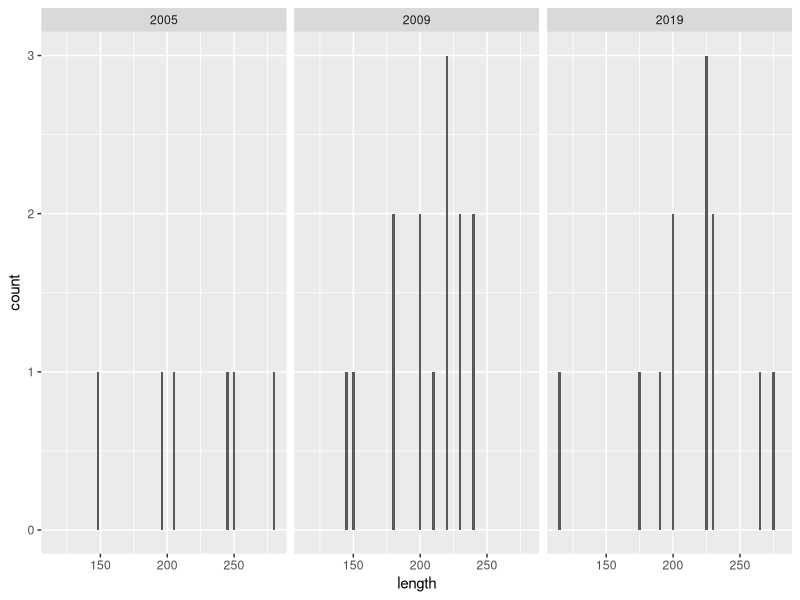
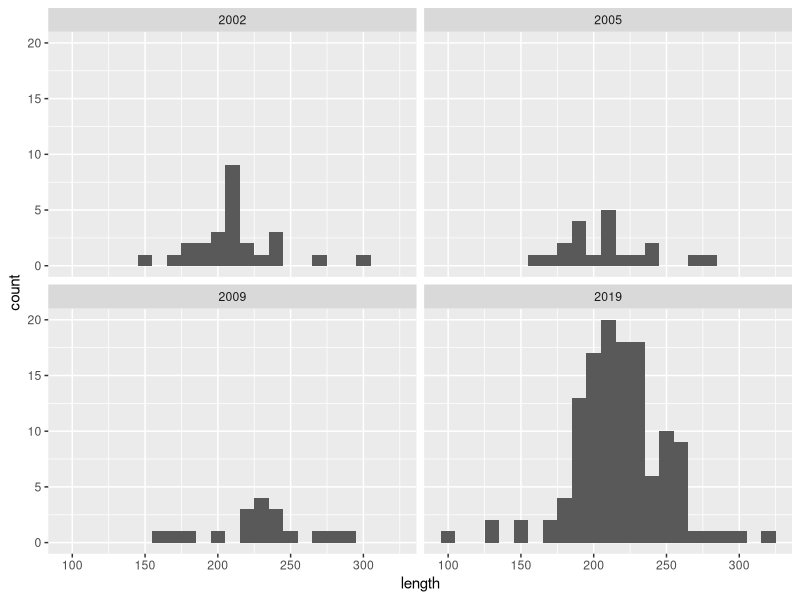
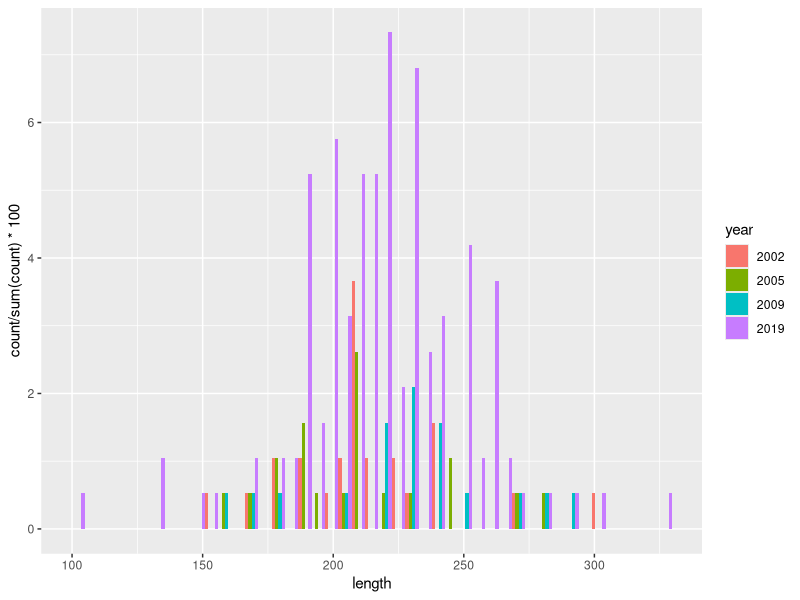
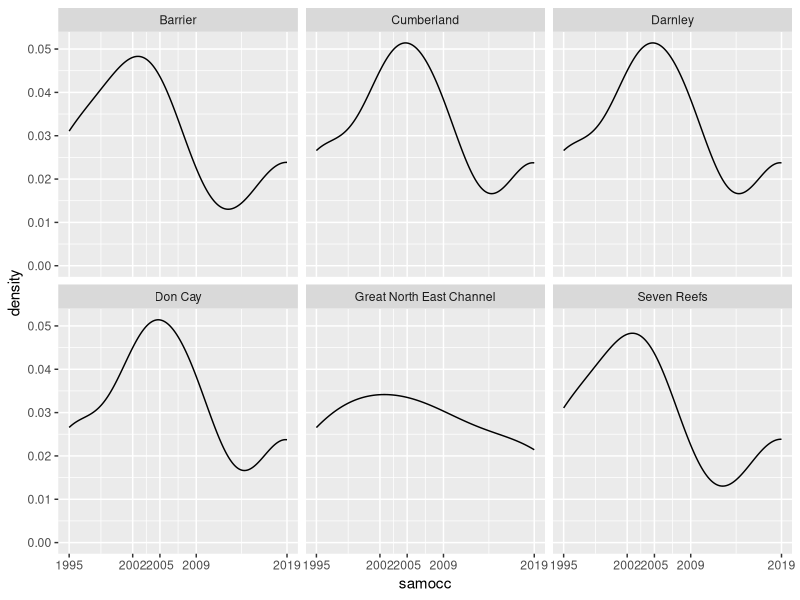
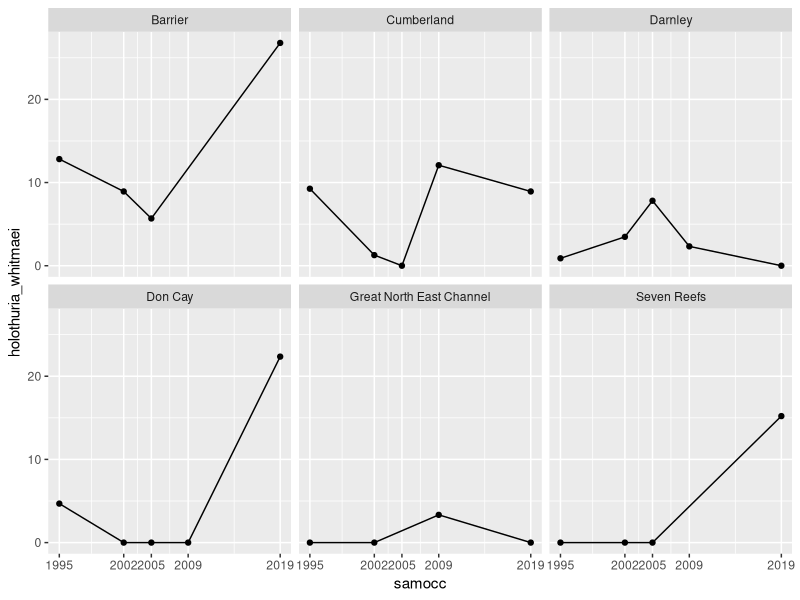
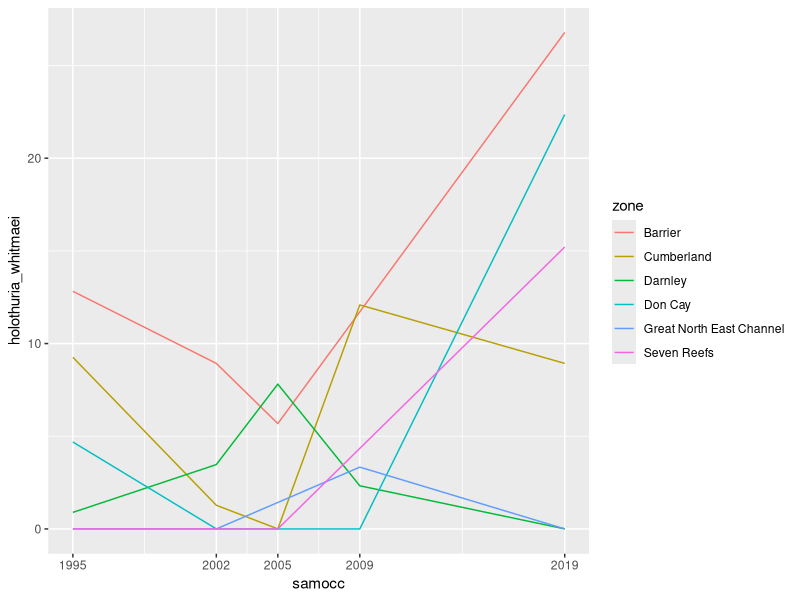
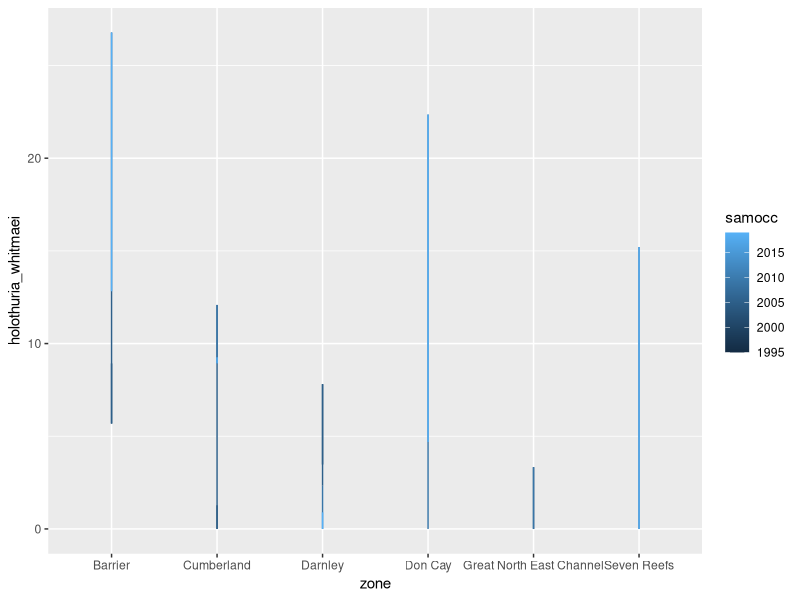
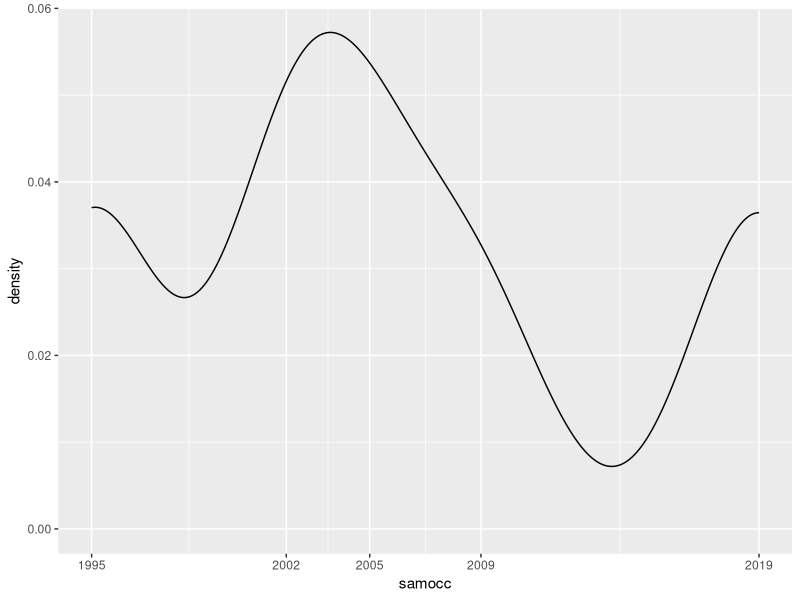

Write R code to recreate these figures, in order.

library(tidyverse)

bdm_lf <- read_csv("data/bdm_length_frequency.csv") 

bdm_echinites <- bdm_lf %>% 
  filter(str_detect(species, 'echinites|echin|tes')) 

bdm_echinites %>% 
  ggplot(aes(x = length)) +
  geom_bar(binwidth = 5)+
  facet_wrap(~year)

bdm_whit <-  bdm_lf %>% 
  filter(species == "Holothuria whitmaei")
  
#group_by(year)
  
bdm_whit %>% 
  ggplot(aes(x = length)) +
  geom_histogram(binwidth = 10)+
  facet_wrap(~year)

bdm_whit$year <- as.character(bdm_whit$year)

bdm_whit %>% 
  ggplot(aes(x = length, group = year, fill = year)) +
  geom_histogram(aes(y = stat(count) / sum(count) * 100), 
                 bins = 45, position = "dodge") 
  
#guides(fill = guide_legend(byrow = "TRUE"))
#guides(colour = guide_colorbar(order = 1),
#alpha = guide_legend(order = 2))
#scale_x_discrete(limits = c("1995", "2005", "2009", "2019")) +
#scale_fill_discrete(name = "Year", labels = c("1995", "2005", "2009", "2019"))
#filter(!is.na(length), !is.na(weight))
#filter(bdm_lf, species == "Actinopyga echinites") 
#group_by(year)

bdm_density <- read_csv("data/bdm_density_average_sea cucumber_edit.csv")

bdm_whitmaei <- bdm_density %>% 
  select('holothuria_whitmaei', 'zone', 'samocc', 'strata')

whitmaei_reeftop_buff <- filter(bdm_whitmaei, strata == "Reef top buffer (200 m)") 

whit_fourzone <- filter(whitmaei_reeftop_buff, zone == "Barrier" | zone == "Great North East Channel" | zone == "Don Cay"| zone == "Cumberland" | zone == "Darnley" | zone == "Seven Reefs") 

ggplot(whit_fourzone, aes(x= samocc, colour = samocc)) +
  geom_density() +
  facet_wrap(~ zone) +
  scale_x_continuous(breaks = c(1995, 2002, 2005, 2009, 2019))

ggplot(whit_fourzone, aes(y= holothuria_whitmaei, x = samocc)) +
  geom_point() +
  geom_line() +
  facet_wrap(~ zone) +
  scale_x_continuous(breaks = c(1995, 2002, 2005, 2009, 2019))

#include all strata and use colour to separate them

ggplot(whit_fourzone, aes(y= holothuria_whitmaei, x = samocc, colour = zone)) +
  geom_line() +
  scale_x_continuous(breaks = c(1995, 2002, 2005, 2009, 2019))

ggplot(whit_fourzone, aes(y= holothuria_whitmaei, x = zone, colour = samocc)) +
  geom_line() 
  
# i don't need density, can't use for this data

whit_fourzone %>% 
  ggplot(aes(samocc)) +
  geom_density() +
  scale_x_continuous(breaks = c(1995, 2002, 2005, 2009, 2019))

whit_fourzone %>% 
  ggplot() +
  geom_density(aes(x = samocc, group = zone, fill = zone), alpha = 0.2, adjust = 1) +
  scale_x_continuous(breaks = c(1995, 2002, 2005, 2009, 2019))

whit_fourzone %>% 
  ggplot(aes(samocc, colour = zone)) +
  geom_density()
  
whit_fourzone %>% 
  ggplot(aes(x = samocc, y = holothuria_whitmaei, colour = zone)) +
  geom_point() +
  geom_line() +
  scale_x_continuous(breaks = c(1995, 2002, 2005, 2009, 2019))

#this is just for reef top buff, produce one for other two strata and put on average/mean trend line

#include an average/summarise of data
  
#group_by(zone)
#arrange(whit_fourzone, desc(samocc))
#level_order <- c("RR195", "ETS02", "ETS05","ETS09", "ETS19")  
#fct_relevel(samocc,"RR195", "ETS02", "ETS05","ETS09", "ETS19"))
#ggplot(whit_no_deep, aes(y= holothuria_whitmaei, x = samocc, colour = zone)) +
#geom_point() +
#geom_line() +
#facet_wrap(~ strata) +
#scale_x_continuous(breaks = c(1995, 2002, 2005, 2009, 2019)) +
#theme(axis.text.x=element_text(angle=45,hjust=1)) 

#include all strata and use colour to separate them

#holothuria_whitmaei
bdm_whitmaei <- bdm_density %>% 
  select('holothuria_whitmaei', 'zone', 'samocc', 'strata')

whit_all_strata <- filter(bdm_whitmaei, zone == "Barrier" | zone == "Great North East Channel" | zone == "Don Cay"| zone == "Cumberland" | zone == "Darnley" | zone == "Seven Reefs") 

whit_no_deep <- filter(whit_all_strata, strata == "Reef top buffer (200 m)" | strata == "Reef top" | strata == "Reef edge")

zone_names <- as_labeller(c("Barrier" = "Barrier", "Cumberland" = "Cumberland", "Darnley" = "Darnely", "Don Cay" = "Don Cay", "Great North East Channel" = "Great NE Channel", "Seven Reefs" = "Seven Reefs"))

ggplot(whit_no_deep, aes(y= holothuria_whitmaei, x = samocc, colour = strata)) +
  geom_point() +
  geom_line() +
  facet_wrap(~ zone, labeller = zone_names) +
  scale_x_continuous(breaks = c(1995, 2002, 2005, 2009, 2019)) +
  theme(axis.text.x=element_text(angle=90,hjust=1)) 

#stichopus_herrmanni

bdm_herrmanni <- bdm_density %>% 
  select('stichopus_herrmanni', 'zone', 'samocc', 'strata')

herm_all_strata <- filter(bdm_herrmanni, zone == "Barrier" | zone == "Great North East Channel" | zone == "Don Cay"| zone == "Cumberland" | zone == "Darnley" | zone == "Seven Reefs") 

herm_no_deep <- filter(herm_all_strata, strata == "Reef top buffer (200 m)" | strata == "Reef top" | strata == "Reef edge")

zone_names <- as_labeller(c("Barrier" = "Barrier", "Cumberland" = "Cumberland", "Darnley" = "Darnely", "Don Cay" = "Don Cay", "Great North East Channel" = "Great NE Channel", "Seven Reefs" = "Seven Reefs"))

ggplot(herm_no_deep, aes(y= stichopus_herrmanni, x = samocc, colour = strata)) +
  geom_point() +
  geom_line() +
  facet_wrap(~ zone, labeller = zone_names) +
  scale_x_continuous(breaks = c(1995, 2002, 2005, 2009, 2019)) +
  theme(axis.text.x=element_text(angle=90,hjust=1)) 

#holothuria_ananas

bdm_ananas <- bdm_density %>% 
  select('holothuria_ananas', 'zone', 'samocc', 'strata')

ananas_all_strata <- filter(bdm_ananas, zone == "Barrier" | zone == "Great North East Channel" | zone == "Don Cay"| zone == "Cumberland" | zone == "Darnley" | zone == "Seven Reefs") 

ananas_no_deep <- filter(ananas_all_strata, strata == "Reef top buffer (200 m)" | strata == "Reef top" | strata == "Reef edge")

zone_names <- as_labeller(c("Barrier" = "Barrier", "Cumberland" = "Cumberland", "Darnley" = "Darnely", "Don Cay" = "Don Cay", "Great North East Channel" = "Great NE Channel", "Seven Reefs" = "Seven Reefs"))

ggplot(ananas_no_deep, aes(y= holothuria_ananas, x = samocc, colour = strata)) +
  geom_point() +
  geom_line() +
  facet_wrap(~ zone, labeller = zone_names) +
  scale_x_continuous(breaks = c(1995, 2002, 2005, 2009, 2019)) +
  theme(axis.text.x=element_text(angle=90,hjust=1)) 

#holothuria_fuscogilva

bdm_fusco <- bdm_density %>% 
  select('holothuria_fuscogilva', 'zone', 'samocc', 'strata')

fusco_all_strata <- filter(bdm_fusco, zone == "Barrier" | zone == "Great North East Channel" | zone == "Don Cay"| zone == "Cumberland" | zone == "Darnley" | zone == "Seven Reefs") 

fusco_no_deep <- filter(fusco_all_strata, strata == "Reef top buffer (200 m)" | strata == "Reef top" | strata == "Reef edge") 

zone_names <- as_labeller(c("Barrier" = "Barrier", "Cumberland" = "Cumberland", "Darnley" = "Darnely", "Don Cay" = "Don Cay", "Great North East Channel" = "Great NE Channel", "Seven Reefs" = "Seven Reefs"))

  ggplot(fusco_no_deep, aes(y= holothuria_fuscogilva, x = samocc, colour = strata)) +
  geom_point() +
  geom_line() +
  facet_wrap(~ zone, labeller = zone_names) +
  scale_x_continuous(breaks = c(1995, 2002, 2005, 2009, 2019)) +
  theme(axis.text.x=element_text(angle=90,hjust=1)) 

#need to put on an average trend line for strata and zone


  plot_fuscog <- ggplot(fusco_no_deep, aes(y= holothuria_fuscogilva, x = samocc, colour = strata)) +
    geom_point() +
    geom_line() +
    facet_wrap(~ zone, labeller = zone_names) +
    labs(y= "Holothuria fuscogilva", x = "Survey year", colour = "Strata:") +
    geom_smooth(se = FALSE, colour = "black") +
    scale_x_continuous(breaks = c(1995, 2002, 2005, 2009, 2019)) +
    theme(axis.text.x=element_blank(),
          axis.title.y = element_text(face = "italic"),
          axis.title.x = element_blank(),
          strip.text = element_text(face = "bold"),
          legend.key=element_blank())
    
  plot_whit <- ggplot(whit_no_deep, aes(y= holothuria_whitmaei, x = samocc, colour = strata)) +
    geom_point() +
    geom_line() +
    facet_wrap(~ zone, labeller = zone_names) +
    labs(y= "Holothuria whitamaei", x = "Survey year", colour = "Strata:") +
    geom_smooth(se = FALSE, colour = "black") +
    scale_x_continuous(breaks = c(1995, 2002, 2005, 2009, 2019)) +
    theme(axis.text.x=element_blank(),
          axis.title.y = element_text(face = "italic"),
          axis.title.x = element_blank(),
          strip.text = element_text(face = "bold"),
          legend.key=element_blank())
  
  plot_herm <- ggplot(herm_no_deep, aes(y= stichopus_herrmanni, x = samocc, colour = strata)) +
    geom_point() +
    geom_line() +
    facet_wrap(~ zone, labeller = zone_names) +
    labs(y= "Stichopus herrmannii", x = "Survey year", colour = "Strata:") +
    geom_smooth(se = FALSE, colour = "black") +
    scale_x_continuous(breaks = c(1995, 2002, 2005, 2009, 2019)) +
    theme(axis.text.x=element_text(angle=50, hjust=1),
          axis.title.y = element_text(face = "italic"),
          strip.text = element_text(face = "bold"),
          legend.key=element_blank())
  
  plot_anan <- ggplot(ananas_no_deep, aes(y= holothuria_ananas, x = samocc, colour = strata)) +
    geom_point() +
    geom_line () +
    facet_wrap(~ zone, labeller = zone_names) +
    labs(y= "Thelenota ananas", x = "Survey year", colour = "Strata:") +
    geom_smooth(se = FALSE, colour = "black") +
    scale_x_continuous(breaks = c(1995, 2002, 2005, 2009, 2019)) +
    theme(axis.text.x=element_text(angle=50,hjust=1),
          axis.title.y = element_text(face = "italic"),
          strip.text = element_text(face = "bold"),
          legend.key=element_blank())
  
  #stat_smooth(method = 'lm', formula = y ~ x, se = FALSE) +

library(ggplot2)
library("ggpubr")
  
figure <- ggarrange(plot_fuscog, plot_whit, plot_herm, plot_anan,
          labels = c("A" , "B", "C", "D", element_text(size = 8)),
          ncol = 2, nrow = 2,
          common.legend = TRUE, legend = "bottom") +
          labs(title = "Mean percent of sea cucumber species in Torres Strait zones, within habitat strata across survey years") +
          theme(plot.title = element_text(size = 15, face = "bold",
                margin = margin(10, 0, 10, 0)),
                axis.title.x = element_text(vjust = -0.35),
                axis.title.y = element_text(vjust = 0.35),
                plot.background=element_rect(fill="lightblue"),
                plot.margin = unit(c(1, 1, 1, 1), "cm")) #top, right, bottom, left



ggexport(figure, filename = "figure1.pdf")        



#ggexport

library(cowplot)

all_plot_bdm <- plot_grid(plot_fuscog, plot_whit, plot_herm, plot_anan) 
    
    
#theme(plot_fusco, (legend.position = 'hidden'), 
        #plot_whit, (legend.position = 'hidden'), 
        #plot_herm, (legend.position = 'hidden'), 
        #plot_anan, (legend.postion = 'right'))






